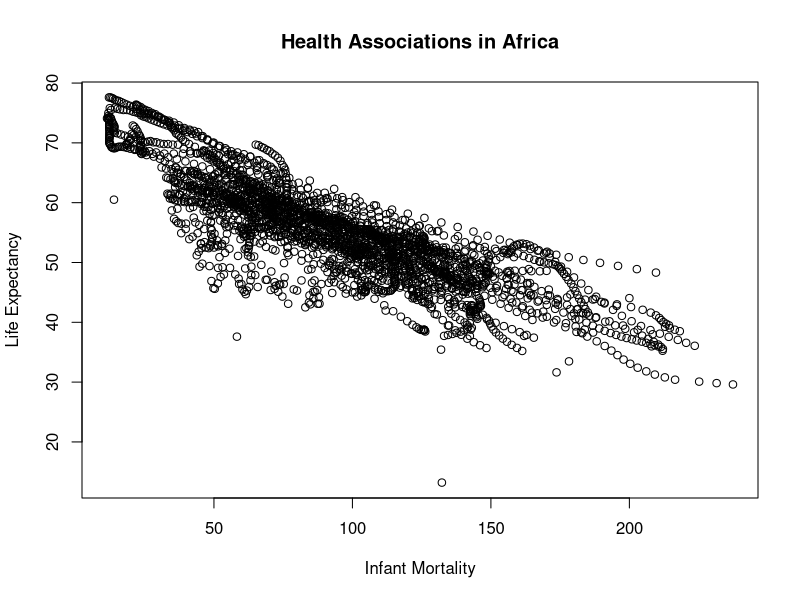
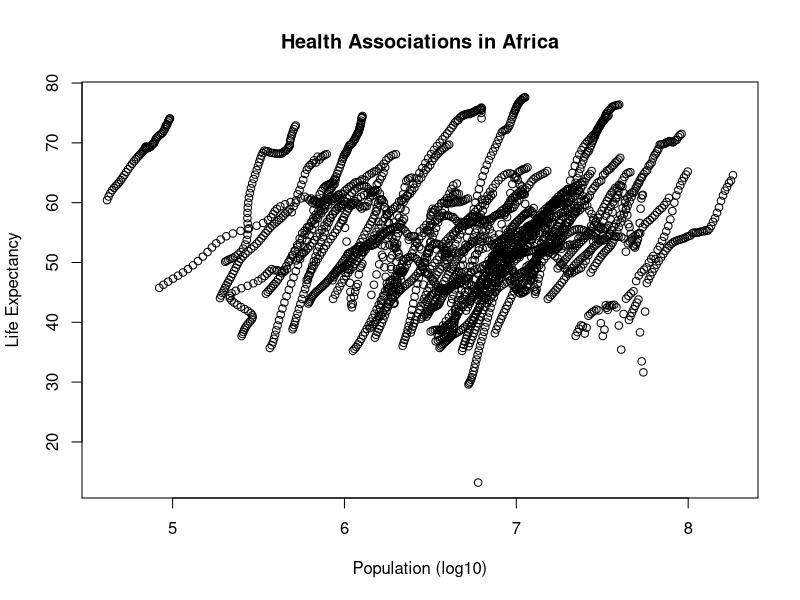
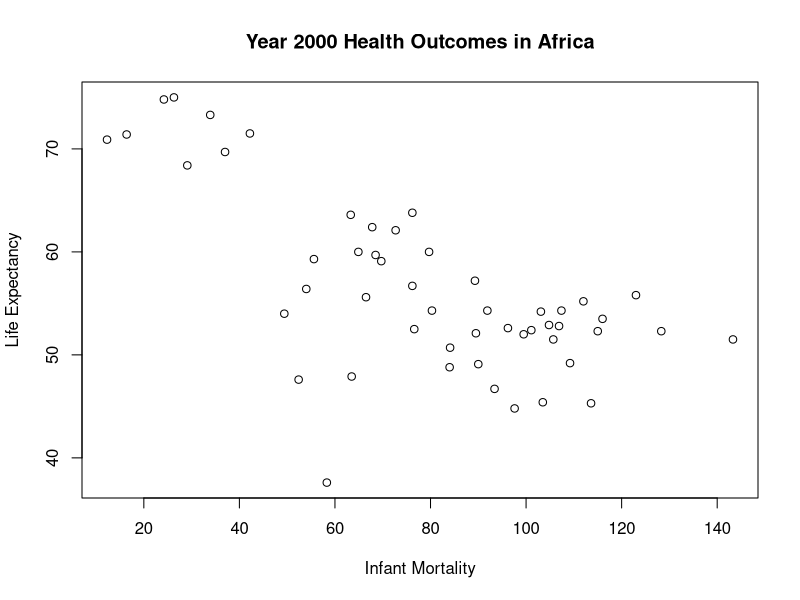
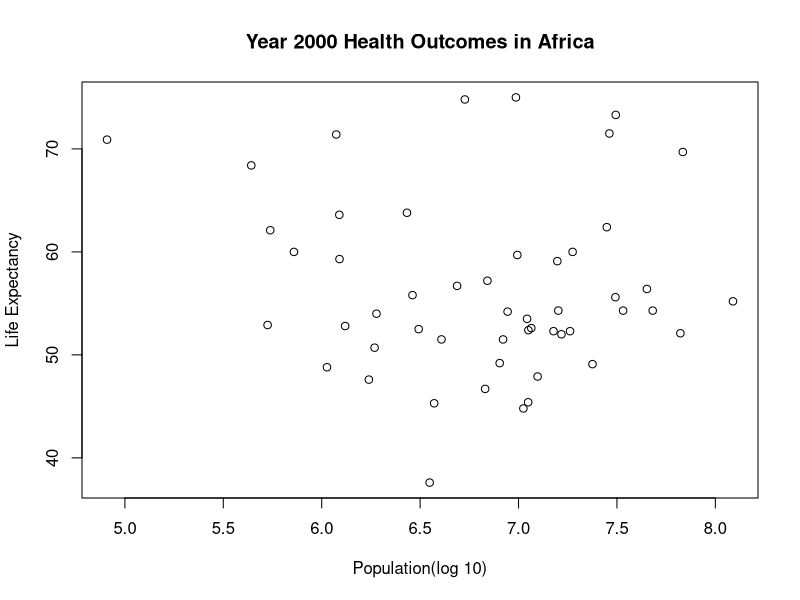
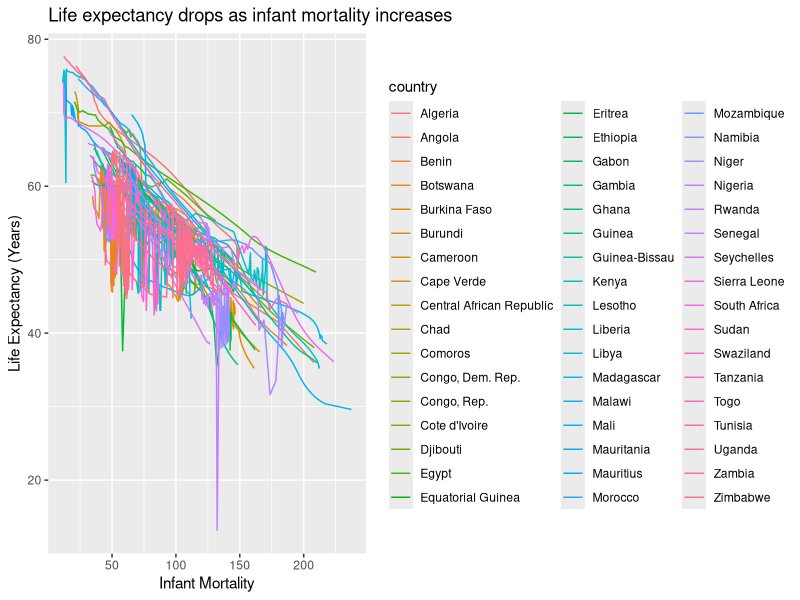
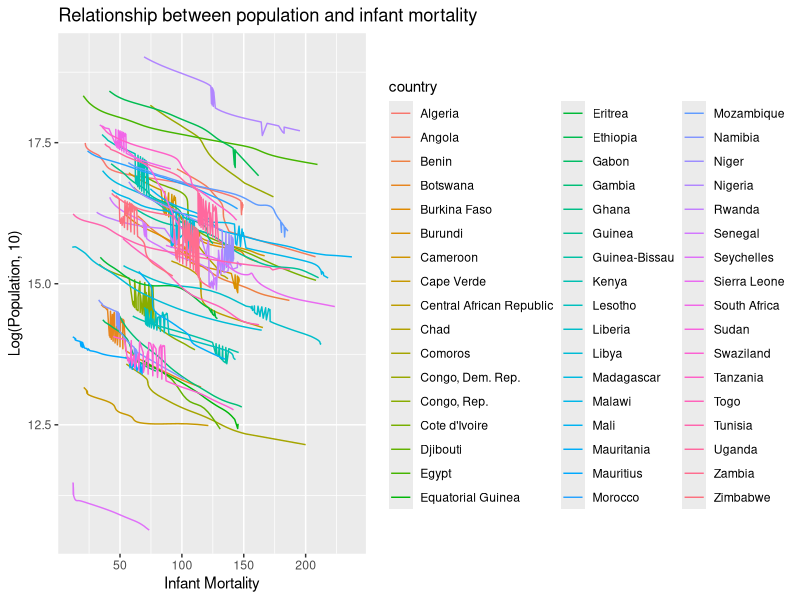
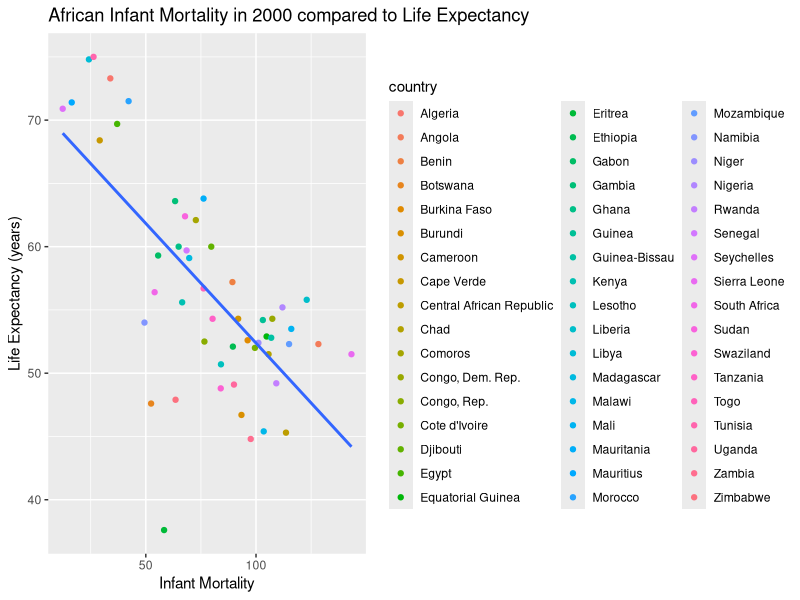
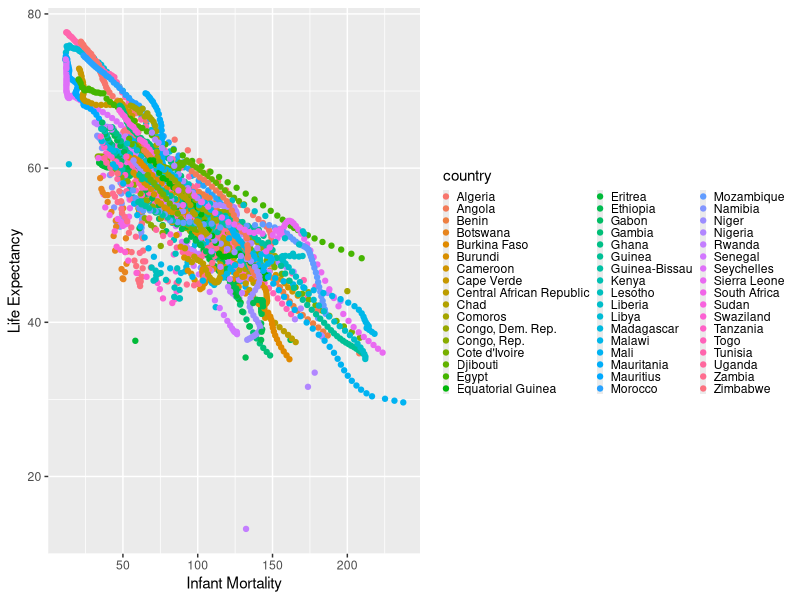

Generate these figures, in order, with R:
## ---- chunk 1
library(dslabs)
library(tidyverse)
library(skimr)
## ---- chunk 2
help("gapminder")
glimpse("gapminder")
skim("gapminder")
## ---- chunk 3
str(gapminder)
summary(gapminder)
class(gapminder)
## ---- chunk 4
africandata <- gapminder[gapminder$continent == "Africa", ]
str(africandata)
summary(africandata)
## ---- chunk 5
infantmort <- africandata$infant_mortality
lifeexp <- africandata$life_expectancy
africaninfantlife <- data.frame("infant mortality" = infantmort, "life expectancy" = lifeexp)
str(africaninfantlife)
summary(africaninfantlife)
## ---- chunk 6
pop <- africandata$population
lifeexp <- africandata$life_expectancy
africanpoplife <- data.frame("population" = pop, "life expectancy" = lifeexp)
str(africanpoplife)
summary(africanpoplife)
## ---- chunk 7
plot(africaninfantlife, xlab = "Infant Mortality", ylab = "Life Expectancy", main = "Health Associations in Africa", type = "p")
## ---- chunk 8
plot(log10(pop), lifeexp, xlab = "Population (log10)", ylab = "Life Expectancy", main = "Health Associations in Africa", type = "p")
## ---- chunk 9
missing <- which(is.na(infantmort))
print(missing)
## ---- chunk 10
yeardata <- gapminder$year[missing]
print(yeardata)
## ---- chunk 11
yeary2k <- africandata[africandata$year == 2000, ]
str(yeary2k)
summary(yeary2k)
## ---- chunk 12
plot(yeary2k$infant_mortality, yeary2k$life_expectancy, xlab = "Infant Mortality", ylab = "Life Expectancy", main = "Year 2000 Health Outcomes in Africa", type = "p")
## ---- chunk 13
plot(log10(yeary2k$population), yeary2k$life_expectancy, xlab = "Population(log 10)", ylab = "Life Expectancy", main = "Year 2000 Health Outcomes in Africa", type = "p")
## ---- chunk 14
fit1 <- lm(yeary2k$life_expectancy ~ yeary2k$infant_mortality)
fit2 <- lm(yeary2k$life_expectancy ~ yeary2k$population)
## ---- chunk 15
summary(fit1)
summary(fit2)
## ---- chunk 16
gapminder %>%
  filter(continent == "Africa") %>%
  select(country, infant_mortality, life_expectancy, population) %>%
  ggplot(aes(infant_mortality, life_expectancy)) +
    geom_line(aes(color = country)) +
    labs(x = "Infant Mortality", y = "Life Expectancy (Years)", title = "Life expectancy drops as infant mortality increases")
## ---- chunk 17
gapminder %>%
  filter(continent == "Africa") %>%
  select(country, infant_mortality, life_expectancy, population) %>%
  ggplot() +
    geom_line(aes(infant_mortality, log(population), color = country)) +
    labs(x = "Infant Mortality", y = "Log(Population, 10)", title = "Relationship between population and infant mortality")
## ---- chunk 18
gapminder %>%
  filter(continent == "Africa", year == "2000") %>%
  select(country, infant_mortality, life_expectancy, population) %>%
  ggplot(aes(x = infant_mortality, y = life_expectancy)) +
  geom_point(aes(color = country)) +
  geom_smooth(method = "lm", se = FALSE) +
  labs(x = "Infant Mortality", y = "Life Expectancy (years)", title = "African Infant Mortality in 2000 compared to Life Expectancy")
## ---- chunk 19
#Ian Bachli Tidyverse Exercise
#Loading these two packages makes coding easier and can save you time in the long run. 

library(tidyverse)
library(skimr)
library(dslabs)
## ---- chunk 20
#Ian Bachli Tidyverse Exercise
#The glimpse function from dplyr helps us to look at the gapminder data.

glimpse(gapminder)

#Glimpse shows 10,545 observations and 9 variables. The variables are listed in rows containing the variable name and class, as well as a few early observations from the set. Glimpse and the str function are similar.
## ---- chunk 21
#Ian Bachli Tidyverse Exercise
#The Skim function from Skimr allows us to examine a summary of the data focusing on the variables. 

skim(gapminder)

#Skim generates a summary of the data from gapminder, highlighting the variables in the set. Skim shows each variable and provides a short summary that is relevant to the data class. Skim also provides the total obsevations and missing values for each variable in the data set. 
## ---- chunk 22
#Ian Bachli Tidyverse Exercise
#Extract only the African countries from the gapminder data set. 

africancountries <- filter(gapminder, continent == "Africa")

#The africancountries  object is used to store data for this exercise to distinguish itself from the previous object, africadata. Both objects contain the same data with 2907 observations and 9 variables. 
#TBy converting africancountries into a tibble, formatting the data into a clean view and prevents R from printing all of the data into the console if you view the object.

africatibble <- tbl_df(africancountries)
africatibble
## ---- chunk 23
#Ian Bachli Tidyverse Exercise
#Using only African countries select the following variables to keep: infant_mortality, life_expectancy, population, and country. Create a new object using the previously made africatibble and use the select function to choose the variables of interest. 

africa_plot_data <- select(africatibble, life_expectancy, infant_mortality, population, country)
africa_plot_data

#This results in a tibble with 2907 observations and 4 variables. You could also do this by selecting all variables that are not of interest and placing a - symbol in front of each of their names to subtract them. 
## ---- chunk 24
#Ian Bachli Tidyverse Exercise 
#Create two plots using ggplot for life expectancy as a function of infant mortality and population. Assign different colors for each country in the data set. 
#There are two different plotting functions within ggplot2: qplot (quick plot) and ggplot. qplot is streamlined and useful for any simple figures, while ggplot is ideal for more complex figures. qplot will be used for the first two figures and ggplot for the second. 
#Make a plot of life expectancy vs. infant mortality.
#Using the qplot function input the desired variables starting with x then y, color defines the data point color, data assigns the africa_plot_data object, the labs function creates professional labels for the x and y axes, and the theme function sets formatting to the figure legend. 

qplot(infant_mortality, life_expectancy, color = country, data = africa_plot_data) + labs(y = "Life Expectancy", x = "Infant Mortality") + theme(legend.key.size = unit(0.2, "cm"), legend.key.width = unit(0.1, "cm"))

#The scatterplot shows the same negative correlation as seen before in the coding exercise (Megan Roberston's work) with the addition of a color coded legend to illistrate different countries. 
#The warning of the removal of 226 rows is from the NA variables as before, and is nothing to be concerned about.  
#Make a plot of life expectancy vs. population. Set the population size to a log scale.

qplot(population, life_expectancy, color = country, data = africa_plot_data) + labs(y = "Life Expectancy", x = "Population (log10)") + scale_x_log10() + theme(legend.key.size = unit(0.2, "cm"), legend.key.width = unit(0.1, "cm"))

#The resulting scatter plot shows the color coded countries with the original streaks from the previous data. Adding color makes it easier to see and interpret the data.
# We can see that as a opulation within a country increases, the life expectancy increases also. 
# Another warning of the removal of 51 rows is consistent with the measure of NA values for population, as expected.  
